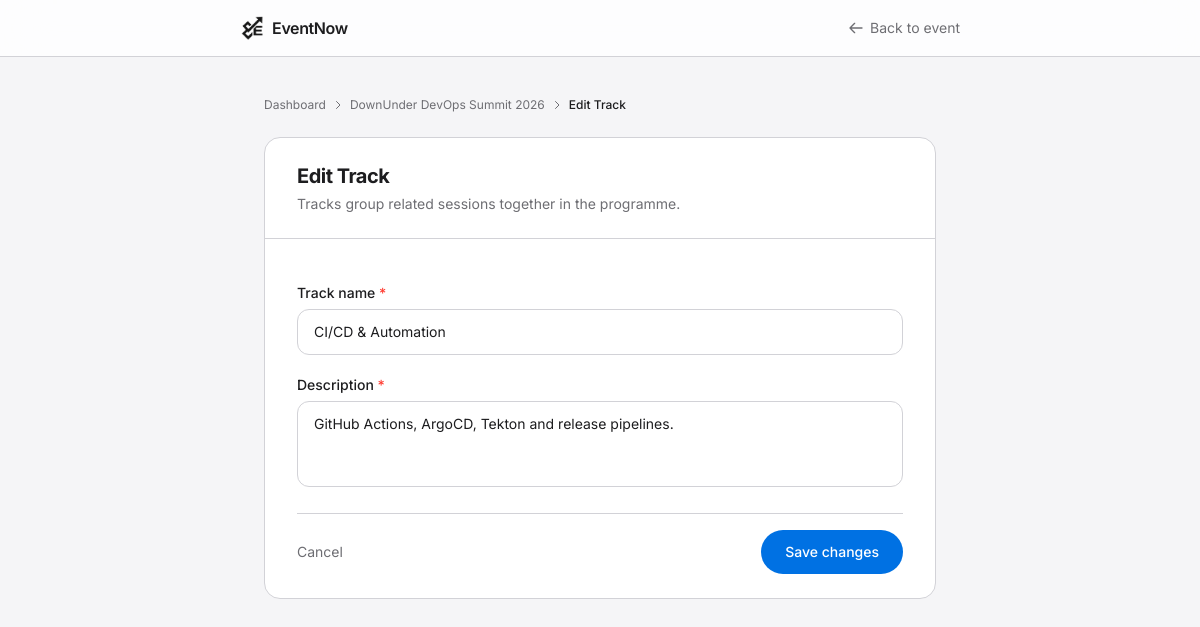
The app's page /eventnow/events/downunder-devops-summit-2026/tracks/7/edit/ (signed in) with its own data.
### apps/events/models.py (models this page shows, shortened)
class Event(models.Model):
    id = models.AutoField(primary_key=True)
    organiser = models.ForeignKey(
        User,
        on_delete=models.CASCADE,
    )
    venue = models.ForeignKey(Venue, on_delete=models.CASCADE)
    title = models.CharField(max_length=255)
    slug = models.SlugField(max_length=255, unique=True)
    description = models.TextField()
    cover_image_url = models.URLField()
    starts_at = models.DateTimeField()
    ends_at = models.DateTimeField()
    status = models.CharField(max_length=255)
    max_capacity = models.IntegerField()
    created_at = models.DateTimeField(auto_now_add=True)
    updated_at = models.DateTimeField(auto_now=True)
    class Meta:
        app_label = 'apps'

class Track(models.Model):
    id = models.AutoField(primary_key=True)
    event = models.ForeignKey(Event, on_delete=models.CASCADE)
    name = models.CharField(max_length=255)
    description = models.TextField()
    created_at = models.DateTimeField(auto_now_add=True)
    updated_at = models.DateTimeField(auto_now=True)
    class Meta:
        app_label = 'apps'

### apps/events/views.py (the view)
@login_required
@organiser_required
def track_edit(request, slug, track_pk):
    event = get_own_event(request, slug)
    track = get_object_or_404(Track, pk=track_pk, event=event)
    if request.method == 'POST':
        form = TrackForm(request.POST, instance=track)
        if form.is_valid():
            form.save()
            messages.success(request, 'Track updated.')
            return redirect('event_detail', slug=event.slug)
    else:
        form = TrackForm(instance=track)
    return render(request, 'events/track-form.html', {
        'form':   form,
        'event':  event,
        'track':  track,
        'action': 'Edit',
    })

### apps/events/forms.py
class TrackForm(forms.ModelForm):
    class Meta:
        model  = Track
        fields = ['name', 'description']
        widgets = {
            'name':        forms.TextInput(attrs={'class': _INPUT}),
            'description': forms.Textarea(attrs={'class': _AREA, 'rows': 3}),
        }

### apps/accounts/models.py (called while the page is built)
    def is_organiser(self):
        return self.role == User.Role.ORGANIZER

### apps/events/views.py (called while the page is built)
def get_own_event(request, slug):
    event = get_object_or_404(Event, slug=slug)
    if event.organiser != request.user:
        raise PermissionDenied
    return event

### apps/templates/events/track-form.html (shortened to what this page needs)
{% extends "base.html" %}
{% load static %}
{% block body_class %}bg-surface text-ink font-sans min-h-screen flex flex-col{% endblock %}
{% block header %}
<header class="bg-white/80 backdrop-blur-xl border-b border-border">
  <div class="max-w-3xl mx-auto px-6 h-14 flex items-center justify-between">
    <a href="{% url 'index' %}" class="flex items-center gap-2">
      <img src="{% static 'images/eventnow_black_logo_only.png' %}" alt="EventNow" class="h-6 w-auto">
      <span class="text-base font-semibold text-ink tracking-tight">EventNow</span>
    </a>
    <a href="{% url 'event_detail' event.slug %}"
       class="flex items-center gap-1.5 text-sm text-ink-2 hover:text-ink transition-colors">
      <svg class="w-4 h-4" fill="none" stroke="currentColor" viewBox="0 0 24 24"><path stroke-linecap="round" stroke-linejoin="round" stroke-width="2" d="M10 19l-7-7m0 0l7-7m-7 7h18"/></svg>
      Back to event
    </a>
  </div>
</header>
{% endblock %}
{% block body %}
<main id="main" class="flex-1 py-10 px-6">
  <div class="max-w-2xl mx-auto">
    <nav aria-label="Breadcrumb" class="mb-6">
      <ol class="flex items-center gap-1.5 text-xs text-ink-2">
        <li><a href="{% url 'organiser_dashboard' %}" class="hover:text-ink transition-colors">Dashboard</a></li>
        <li aria-hidden="true"><svg class="w-3 h-3" fill="none" stroke="currentColor" viewBox="0 0 24 24"><path stroke-linecap="round" stroke-linejoin="round" stroke-width="2" d="M9 5l7 7-7 7"/></svg></li>
        <li><a href="{% url 'event_detail' event.slug %}" class="hover:text-ink transition-colors">{{ event.title }}</a></li>
        <li aria-hidden="true"><svg class="w-3 h-3" fill="none" stroke="currentColor" viewBox="0 0 24 24"><path stroke-linecap="round" stroke-linejoin="round" stroke-width="2" d="M9 5l7 7-7 7"/></svg></li>
        <li class="text-ink font-medium">{{ action }} Track</li>
      </ol>
    </nav>
    <div class="bg-card border border-border rounded-2xl overflow-hidden">
      <div class="px-8 py-6 border-b border-border">
        <h1 class="text-xl font-bold text-ink tracking-tight">{{ action }} Track</h1>
        <p class="text-sm text-ink-2 mt-1">Tracks group related sessions together in the programme.</p>
      </div>
      <form method="post" class="px-8 py-6 space-y-5">
        <div>
          <label for="{{ form.name.id_for_label }}" class="block text-sm font-medium text-ink mb-1.5">
            Track name <span class="text-danger">*</span>
          </label>
          {{ form.name }}
        </div>
        <div>
          <label for="{{ form.description.id_for_label }}" class="block text-sm font-medium text-ink mb-1.5">
            Description <span class="text-danger">*</span>
          </label>
          {{ form.description }}
        </div>
        <div class="flex items-center justify-between pt-4 border-t border-border">
          <a href="{% url 'event_detail' event.slug %}" class="text-sm text-ink-2 hover:text-ink transition-colors">Cancel</a>
          <button type="submit"
                  class="text-sm font-medium bg-primary text-white px-6 py-3 rounded-full hover:bg-primary-dark transition-colors">
            {% if action == 'Create' %}Create track{% else %}Save changes{% endif %}
          </button>
        </div>
      </form>
    </div>
  </div>
</main>
{% endblock %}

### apps/templates/base.html (style rules this page uses)
* { -webkit-font-smoothing: antialiased; }

### records on screen
Event: title "DownUnder DevOps Summit 2026"
Track: name "CI/CD & Automation", description "GitHub Actions, ArgoCD, Tekton and release pipelines."

### other values on screen
{{ action }} "Edit"
